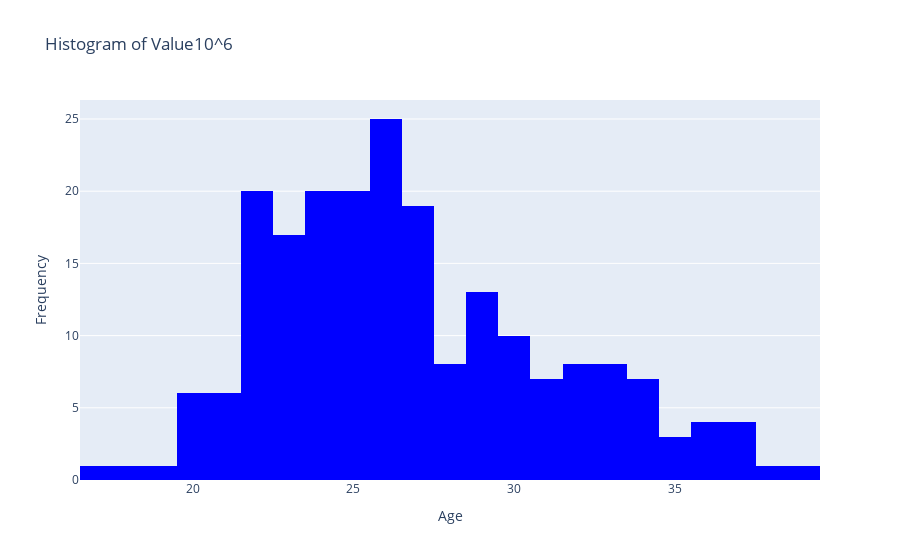

The notebook cell this image was saved under:
### Code cell
fig = px.histogram(ftg, x='Age', nbins=30, title="Histogram of Value10^6",color_discrete_sequence=['blue'])
fig.update_layout(xaxis_title="Age", yaxis_title="Frequency")
fig.show()

### Figure 1 — Plotly figure (JSON) as saved in the notebook; plotly's stock layout.template omitted (floating-point values rounded to 4 significant figures; data arrays with more than 128 entries replaced by an {"elided": "..."} marker saying what was removed)
{"data": [{"bingroup": "x", "hovertemplate": "Age=%{x}<br>count=%{y}<extra></extra>", "legendgroup": "", "marker": {"color": "blue", "pattern": {"shape": ""}}, "name": "", "nbinsx": 30, "orientation": "v", "showlegend": false, "x": {"elided": "210 int values"}, "xaxis": "x", "yaxis": "y", "type": "histogram"}], "layout": {"xaxis": {"anchor": "y", "domain": [0.0, 1.0], "title": {"text": "Age"}}, "yaxis": {"anchor": "x", "domain": [0.0, 1.0], "title": {"text": "Frequency"}}, "legend": {"tracegroupgap": 0}, "title": {"text": "Histogram of Value10^6"}, "barmode": "relative"}}
